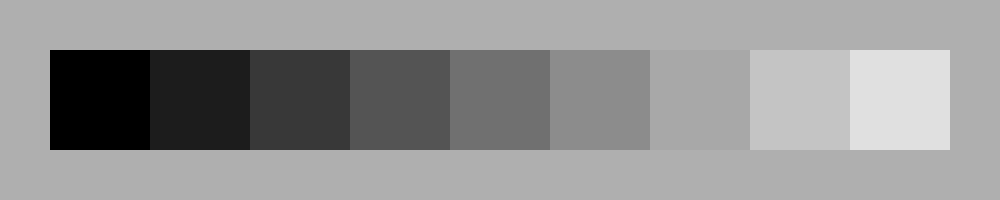
Frame 1 (no input)
Frame 2 (the mouse pressed at the canvas centre, redrawn once): identical to frame 1, image omitted

The Processing sketch that drew this single still picture (run headless with seeded random() and noise(); the mouse was pressed at the canvas centre and the sketch redrawn once):

// Processing sketch: Gray9
// ── Gray9.pde
void setup() {
  size(1000, 200);
  background(175);
  colorMode(RGB, 255, 255, 255);
  noStroke();
  noLoop();
}

void draw() {
  int f = 0;
  for (int i = 50; i < 950; i = i + 100) {
    fill(f);
    rect(i, 50, 100, 100);
    f = f + (255/9);
  }
  save("Gray9.png");
}
